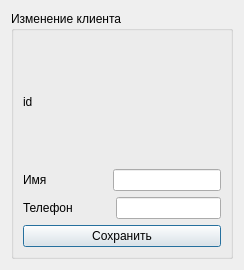
<?xml version="1.0" encoding="UTF-8"?>
<ui version="4.0">
 <class>Dialog</class>
 <widget class="QDialog" name="Dialog">
  <property name="geometry">
   <rect>
    <x>0</x>
    <y>0</y>
    <width>244</width>
    <height>270</height>
   </rect>
  </property>
  <property name="windowTitle">
   <string>Dialog</string>
  </property>
  <layout class="QVBoxLayout" name="verticalLayout">
   <item>
    <widget class="QGroupBox" name="groupBox">
     <property name="title">
      <string>Изменение клиента</string>
     </property>
     <layout class="QVBoxLayout" name="verticalLayout_2">
      <item>
       <layout class="QHBoxLayout" name="horizontalLayout">
        <item>
         <widget class="QLabel" name="label_id">
          <property name="text">
           <string>id</string>
          </property>
         </widget>
        </item>
        <item>
         <widget class="QLabel" name="label_id_2">
          <property name="text">
           <string/>
          </property>
         </widget>
        </item>
        <item>
         <spacer name="horizontalSpacer_4">
          <property name="orientation">
           <enum>Qt::Horizontal</enum>
          </property>
          <property name="sizeHint" stdset="0">
           <size>
            <width>40</width>
            <height>20</height>
           </size>
          </property>
         </spacer>
        </item>
       </layout>
      </item>
      <item>
       <layout class="QHBoxLayout" name="horizontalLayout_2">
        <item>
         <widget class="QLabel" name="label_name">
          <property name="text">
           <string>Имя</string>
          </property>
         </widget>
        </item>
        <item>
         <spacer name="horizontalSpacer_3">
          <property name="orientation">
           <enum>Qt::Horizontal</enum>
          </property>
          <property name="sizeHint" stdset="0">
           <size>
            <width>40</width>
            <height>20</height>
           </size>
          </property>
         </spacer>
        </item>
        <item>
         <widget class="QLineEdit" name="lineEdit_name"/>
        </item>
       </layout>
      </item>
      <item>
       <layout class="QHBoxLayout" name="horizontalLayout_3">
        <item>
         <widget class="QLabel" name="label_phone">
          <property name="text">
           <string>Телефон</string>
          </property>
         </widget>
        </item>
        <item>
         <spacer name="horizontalSpacer_2">
          <property name="orientation">
           <enum>Qt::Horizontal</enum>
          </property>
          <property name="sizeHint" stdset="0">
           <size>
            <width>40</width>
            <height>20</height>
           </size>
          </property>
         </spacer>
        </item>
        <item>
         <widget class="QLineEdit" name="lineEdit_phone"/>
        </item>
       </layout>
      </item>
      <item>
       <widget class="QPushButton" name="pushButtonSaveCl">
        <property name="text">
         <string>Сохранить</string>
        </property>
       </widget>
      </item>
     </layout>
    </widget>
   </item>
  </layout>
 </widget>
 <resources/>
 <connections/>
</ui>
